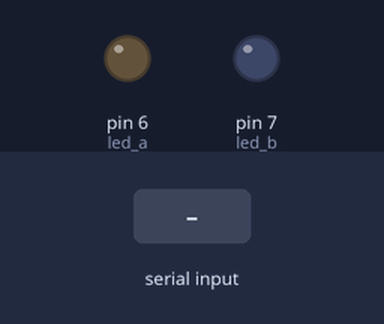
This sketch was run on a simulated Arduino Uno, built with avr-gcc and run on an emulated ATmega328P. Parts: output pins drawn as LEDs (lit = HIGH). The test bench sets the inputs (shaded band).

Above: at 1.2 s.
1.3 s: "a" received over Serial
At 2.1 s:
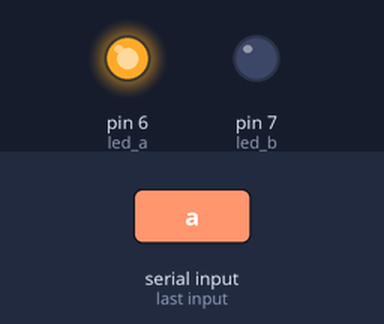
2.8 s: "z" received over Serial
At 3.2 s:
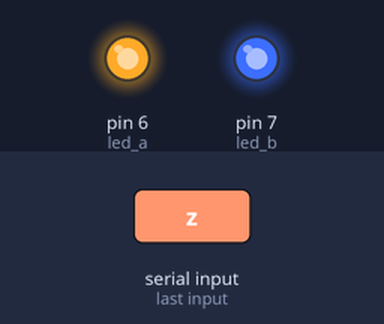
4.3 s: "s" received over Serial
At 5.5 s:
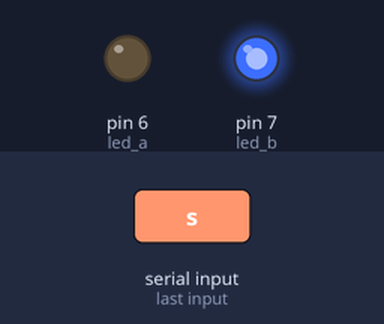
5.8 s: "x" received over Serial
At 6.7 s:
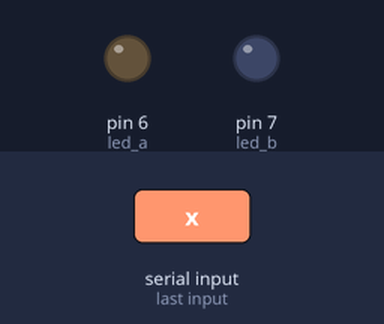
Timing chart, 0 to 8.3 s (numbered marks = the images above; inputs shaded):
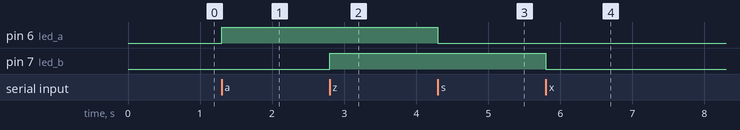

The sketch:

led_control_simulation_using_delphi.ino
```cpp
int led_a = 6; //deklarasi variabel led
int led_b = 7; //deklarasi variabel led
int data;

void setup()
{
 //konfigurasi Baud Rate untuk Komunikasi Data Serial
 Serial.begin(9600);
 pinMode (led_a, OUTPUT);
 pinMode (led_b, OUTPUT);
}

void loop()
{
 //membaca komunikasi serial
 if(Serial.available()>0)
 {
    data = Serial.read();
        if (data == 'a')
          {
            digitalWrite(led_a, HIGH);
          }
        else if (data == 's')
          {
            digitalWrite(led_a, LOW);
          }
        else {}

       if (data == 'z')
       {
        digitalWrite(led_b, HIGH);
       }
       else if (data == 'x')
       {
        digitalWrite(led_b,LOW);
       }
      else {}
  }
}
```

Measured:
- after the input at 1.3 s, pin 6 (led_a): LOW → HIGH at once
- after the input at 2.8 s, pin 7 (led_b): LOW → HIGH at once
- after the input at 4.3 s, pin 6 (led_a): HIGH → LOW at once
- after the input at 5.8 s, pin 7 (led_b): HIGH → LOW at once
